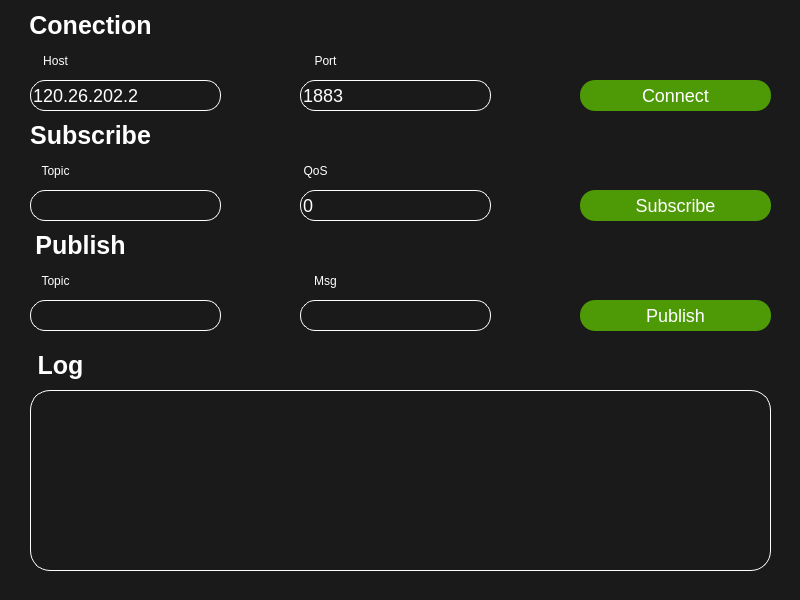
<?xml version="1.0" encoding="UTF-8"?>
<ui version="4.0">
 <class>mqtt_client</class>
 <widget class="QWidget" name="mqtt_client">
  <property name="geometry">
   <rect>
    <x>0</x>
    <y>0</y>
    <width>800</width>
    <height>600</height>
   </rect>
  </property>
  <property name="windowTitle">
   <string>Form</string>
  </property>
  <property name="styleSheet">
   <string notr="true">QWidget
{
background-color: #1A1A1A;
}</string>
  </property>
  <widget class="QLabel" name="Topic_label">
   <property name="geometry">
    <rect>
     <x>10</x>
     <y>150</y>
     <width>91</width>
     <height>41</height>
    </rect>
   </property>
   <property name="styleSheet">
    <string notr="true">color: rgb(255, 255, 255);
background-color: rgba(191, 64, 64, 0);</string>
   </property>
   <property name="text">
    <string>Topic</string>
   </property>
   <property name="alignment">
    <set>Qt::AlignCenter</set>
   </property>
  </widget>
  <widget class="QLineEdit" name="QoS_lineEdit">
   <property name="geometry">
    <rect>
     <x>300</x>
     <y>190</y>
     <width>191</width>
     <height>31</height>
    </rect>
   </property>
   <property name="styleSheet">
    <string notr="true">background-color: rgba(191, 64, 64, 0);
color: rgb(255, 255, 255);
border-style: solid; 
border-width: 1px; 
border-color: white;
border-radius:15px;
font-size: 18px;
</string>
   </property>
   <property name="text">
    <string>0</string>
   </property>
  </widget>
  <widget class="QPlainTextEdit" name="log_plainTextEdit">
   <property name="geometry">
    <rect>
     <x>30</x>
     <y>390</y>
     <width>741</width>
     <height>181</height>
    </rect>
   </property>
   <property name="styleSheet">
    <string notr="true">background-color: rgba(191, 64, 64, 0);
color: rgb(255, 255, 255);
border-style: solid; 
border-width: 1px; 
border-color: white;
border-radius:20px;
font-size: 18px;</string>
   </property>
   <property name="centerOnScroll">
    <bool>false</bool>
   </property>
  </widget>
  <widget class="QLabel" name="Conection_label">
   <property name="geometry">
    <rect>
     <x>20</x>
     <y>0</y>
     <width>141</width>
     <height>51</height>
    </rect>
   </property>
   <property name="styleSheet">
    <string notr="true">color: rgb(255, 255, 255);
background-color: rgba(191, 64, 64, 0);
font-weight: bold;
font-size:25px;</string>
   </property>
   <property name="text">
    <string>Conection</string>
   </property>
   <property name="alignment">
    <set>Qt::AlignCenter</set>
   </property>
  </widget>
  <widget class="QLabel" name="Host_label">
   <property name="geometry">
    <rect>
     <x>10</x>
     <y>40</y>
     <width>91</width>
     <height>41</height>
    </rect>
   </property>
   <property name="styleSheet">
    <string notr="true">color: rgb(255, 255, 255);
background-color: rgba(191, 64, 64, 0);</string>
   </property>
   <property name="text">
    <string>Host</string>
   </property>
   <property name="alignment">
    <set>Qt::AlignCenter</set>
   </property>
  </widget>
  <widget class="QLabel" name="Port_label">
   <property name="geometry">
    <rect>
     <x>280</x>
     <y>40</y>
     <width>91</width>
     <height>41</height>
    </rect>
   </property>
   <property name="styleSheet">
    <string notr="true">color: rgb(255, 255, 255);
background-color: rgba(191, 64, 64, 0);</string>
   </property>
   <property name="text">
    <string>Port</string>
   </property>
   <property name="alignment">
    <set>Qt::AlignCenter</set>
   </property>
  </widget>
  <widget class="QLineEdit" name="Topic_lineEdit">
   <property name="geometry">
    <rect>
     <x>30</x>
     <y>190</y>
     <width>191</width>
     <height>31</height>
    </rect>
   </property>
   <property name="styleSheet">
    <string notr="true">background-color: rgba(191, 64, 64, 0);
color: rgb(255, 255, 255);
border-style: solid; 
border-width: 1px; 
border-color: white;
border-radius:15px;
font-size: 18px;
</string>
   </property>
  </widget>
  <widget class="QLineEdit" name="Port_lineEdit">
   <property name="geometry">
    <rect>
     <x>300</x>
     <y>80</y>
     <width>191</width>
     <height>31</height>
    </rect>
   </property>
   <property name="styleSheet">
    <string notr="true">background-color: rgba(191, 64, 64, 0);
color: rgb(255, 255, 255);
border-style: solid; 
border-width: 1px; 
border-color: white;
border-radius:15px;
font-size: 18px;
</string>
   </property>
   <property name="text">
    <string>1883</string>
   </property>
   <property name="placeholderText">
    <string/>
   </property>
  </widget>
  <widget class="QLabel" name="QoS_label">
   <property name="geometry">
    <rect>
     <x>270</x>
     <y>150</y>
     <width>91</width>
     <height>41</height>
    </rect>
   </property>
   <property name="styleSheet">
    <string notr="true">color: rgb(255, 255, 255);
background-color: rgba(191, 64, 64, 0);</string>
   </property>
   <property name="text">
    <string>QoS</string>
   </property>
   <property name="alignment">
    <set>Qt::AlignCenter</set>
   </property>
  </widget>
  <widget class="QLineEdit" name="Host_lineEdit">
   <property name="geometry">
    <rect>
     <x>30</x>
     <y>80</y>
     <width>191</width>
     <height>31</height>
    </rect>
   </property>
   <property name="styleSheet">
    <string notr="true">background-color: rgba(191, 64, 64, 0);
color: rgb(255, 255, 255);
border-style: solid; 
border-width: 1px; 
border-color: white;
border-radius:15px;
font-size: 18px;
</string>
   </property>
   <property name="text">
    <string>120.26.202.2</string>
   </property>
   <property name="placeholderText">
    <string>120.26.202.2</string>
   </property>
  </widget>
  <widget class="QLabel" name="Subscribe_label">
   <property name="geometry">
    <rect>
     <x>20</x>
     <y>110</y>
     <width>141</width>
     <height>51</height>
    </rect>
   </property>
   <property name="styleSheet">
    <string notr="true">color: rgb(255, 255, 255);
background-color: rgba(191, 64, 64, 0);
font-weight: bold;
font-size:25px;</string>
   </property>
   <property name="text">
    <string>Subscribe</string>
   </property>
   <property name="alignment">
    <set>Qt::AlignCenter</set>
   </property>
  </widget>
  <widget class="QPushButton" name="connect_pushbutton">
   <property name="geometry">
    <rect>
     <x>580</x>
     <y>80</y>
     <width>191</width>
     <height>31</height>
    </rect>
   </property>
   <property name="styleSheet">
    <string notr="true">background-color: rgb(138, 226, 52);
background-color: rgb(78, 154, 6);
color: rgb(255, 255, 255);
border-radius:15px;
font-size: 18px;
</string>
   </property>
   <property name="text">
    <string>Connect</string>
   </property>
  </widget>
  <widget class="QPushButton" name="Subscribe_pushbutton">
   <property name="geometry">
    <rect>
     <x>580</x>
     <y>190</y>
     <width>191</width>
     <height>31</height>
    </rect>
   </property>
   <property name="styleSheet">
    <string notr="true">background-color: rgb(78, 154, 6);
color: rgb(255, 255, 255);
border-radius:15px;
font-size: 18px;
</string>
   </property>
   <property name="text">
    <string>Subscribe</string>
   </property>
  </widget>
  <widget class="QLineEdit" name="Topic_lineEdit_2">
   <property name="geometry">
    <rect>
     <x>30</x>
     <y>300</y>
     <width>191</width>
     <height>31</height>
    </rect>
   </property>
   <property name="styleSheet">
    <string notr="true">background-color: rgba(191, 64, 64, 0);
color: rgb(255, 255, 255);
border-style: solid; 
border-width: 1px; 
border-color: white;
border-radius:15px;
font-size: 18px;
</string>
   </property>
  </widget>
  <widget class="QLabel" name="Publish_label">
   <property name="geometry">
    <rect>
     <x>10</x>
     <y>220</y>
     <width>141</width>
     <height>51</height>
    </rect>
   </property>
   <property name="styleSheet">
    <string notr="true">color: rgb(255, 255, 255);
background-color: rgba(191, 64, 64, 0);
font-weight: bold;
font-size:25px;</string>
   </property>
   <property name="text">
    <string>Publish</string>
   </property>
   <property name="alignment">
    <set>Qt::AlignCenter</set>
   </property>
  </widget>
  <widget class="QLabel" name="Topic_label_2">
   <property name="geometry">
    <rect>
     <x>10</x>
     <y>260</y>
     <width>91</width>
     <height>41</height>
    </rect>
   </property>
   <property name="styleSheet">
    <string notr="true">color: rgb(255, 255, 255);
background-color: rgba(191, 64, 64, 0);</string>
   </property>
   <property name="text">
    <string>Topic</string>
   </property>
   <property name="alignment">
    <set>Qt::AlignCenter</set>
   </property>
  </widget>
  <widget class="QPushButton" name="Publish_pushbutton">
   <property name="geometry">
    <rect>
     <x>580</x>
     <y>300</y>
     <width>191</width>
     <height>31</height>
    </rect>
   </property>
   <property name="styleSheet">
    <string notr="true">background-color: rgb(78, 154, 6);
color: rgb(255, 255, 255);
border-radius:15px;
font-size: 18px;
</string>
   </property>
   <property name="text">
    <string>Publish</string>
   </property>
  </widget>
  <widget class="QLineEdit" name="Msg_lineEdit">
   <property name="geometry">
    <rect>
     <x>300</x>
     <y>300</y>
     <width>191</width>
     <height>31</height>
    </rect>
   </property>
   <property name="styleSheet">
    <string notr="true">background-color: rgba(191, 64, 64, 0);
color: rgb(255, 255, 255);
border-style: solid; 
border-width: 1px; 
border-color: white;
border-radius:15px;
font-size: 18px;
</string>
   </property>
  </widget>
  <widget class="QLabel" name="Msg_label">
   <property name="geometry">
    <rect>
     <x>280</x>
     <y>260</y>
     <width>91</width>
     <height>41</height>
    </rect>
   </property>
   <property name="styleSheet">
    <string notr="true">color: rgb(255, 255, 255);
background-color: rgba(191, 64, 64, 0);</string>
   </property>
   <property name="text">
    <string>Msg</string>
   </property>
   <property name="alignment">
    <set>Qt::AlignCenter</set>
   </property>
  </widget>
  <widget class="QLabel" name="Log_label">
   <property name="geometry">
    <rect>
     <x>-10</x>
     <y>340</y>
     <width>141</width>
     <height>51</height>
    </rect>
   </property>
   <property name="styleSheet">
    <string notr="true">color: rgb(255, 255, 255);
background-color: rgba(191, 64, 64, 0);
font-weight: bold;
font-size:25px;</string>
   </property>
   <property name="text">
    <string>Log</string>
   </property>
   <property name="alignment">
    <set>Qt::AlignCenter</set>
   </property>
  </widget>
 </widget>
 <resources/>
 <connections/>
</ui>
